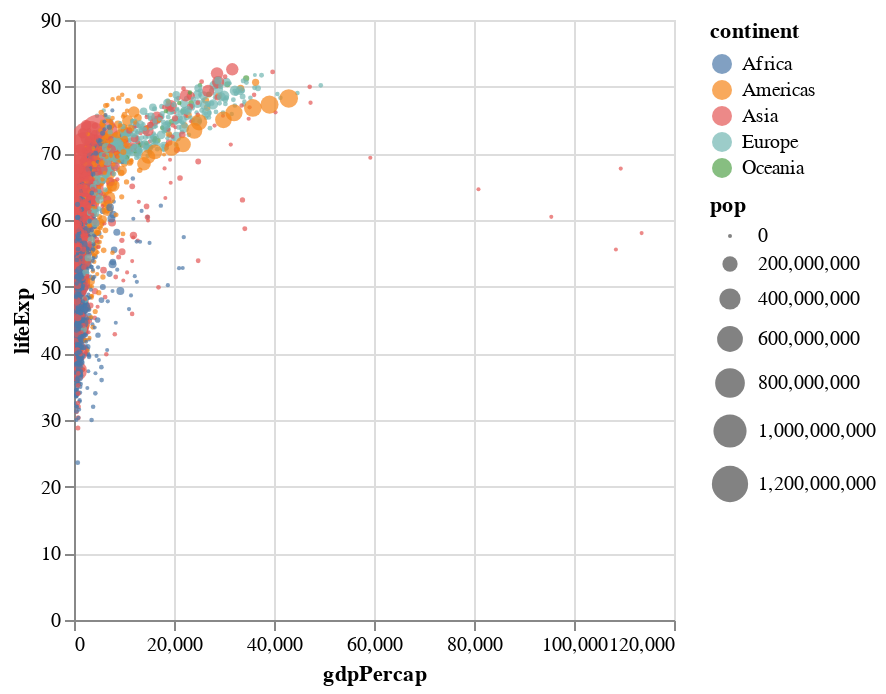

Source (notebook cell):
### Markdown cell above
### 6) Altair: Grammar of Graphics + Interactivity

### Code cell
import altair as alt

alt.Chart(gapminder).mark_circle().encode(
    x='gdpPercap:Q',
    y='lifeExp:Q',
    color='continent:N',
    size='pop:Q',
    tooltip=['country','year','lifeExp','gdpPercap']
).interactive()

### Figure 1 — Vega-Lite specification as saved in the notebook (floating-point values rounded to 4 significant figures; data arrays with more than 128 entries replaced by an {"elided": "..."} marker saying what was removed)
{"config": {"view": {"continuousWidth": 300, "continuousHeight": 300}}, "data": {"name": "data-eced55d58228bc8fcf7473443ff18369"}, "mark": {"type": "circle"}, "encoding": {"color": {"field": "continent", "type": "nominal"}, "size": {"field": "pop", "type": "quantitative"}, "tooltip": [{"field": "country", "type": "nominal"}, {"field": "year", "type": "quantitative"}, {"field": "lifeExp", "type": "quantitative"}, {"field": "gdpPercap", "type": "quantitative"}], "x": {"field": "gdpPercap", "type": "quantitative"}, "y": {"field": "lifeExp", "type": "quantitative"}}, "params": [{"name": "param_1", "select": {"type": "interval", "encodings": ["x", "y"]}, "bind": "scales"}], "$schema": "https://vega.github.io/schema/vega-lite/v5.20.1.json", "datasets": {"data-eced55d58228bc8fcf7473443ff18369": {"elided": "1704 records"}}}
